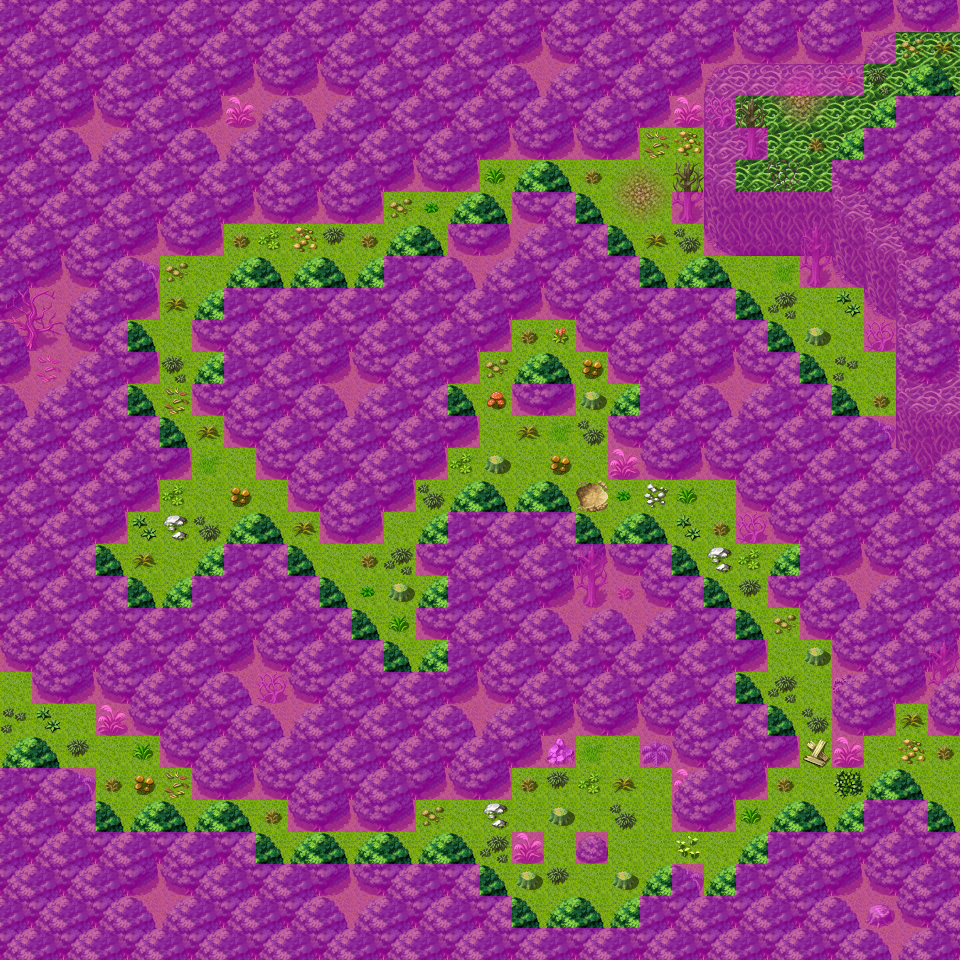

This game map was drawn from its Tiled (.tmx) file and the tilesets committed beside it. A one-line description and the trimmed map source follow:
An orthogonal 30x30 tile map with 32x32 px tiles, 4 tile layers (Ground, Objects, Above, Walkable), 40 tilesets and 23 objects (20x spawn, 3x mapchange).

<map version="1.0" orientation="orthogonal" width="30" height="30" tilewidth="32" tileheight="32">
 <properties>
  <property name="outside" value="1" />
 </properties>
 <tileset firstgid="1" name="map_bed_1" tilewidth="32" tileheight="32">
  <image source="../drawable/map_bed_1.png" width="512" height="256" />
 </tileset>
 <tileset firstgid="129" name="map_border_1" tilewidth="32" tileheight="32">
  <image source="../drawable/map_border_1.png" width="512" height="256" />
 </tileset>
 <tileset firstgid="257" name="map_bridge_1" tilewidth="32" tileheight="32">
  <image source="../drawable/map_bridge_1.png" width="512" height="256" />
 </tileset>
 <tileset firstgid="385" name="map_broken_1" tilewidth="32" tileheight="32">
  <image source="../drawable/map_broken_1.png" width="512" height="256" />
 </tileset>
 <tileset firstgid="513" name="map_cavewall_1" tilewidth="32" tileheight="32">
  <image source="../drawable/map_cavewall_1.png" width="576" height="192" />
 </tileset>
 <tileset firstgid="621" name="map_cavewall_2" tilewidth="32" tileheight="32">
  <image source="../drawable/map_cavewall_2.png" width="576" height="192" />
 </tileset>
 <tileset firstgid="729" name="map_cavewall_3" tilewidth="32" tileheight="32">
  <image source="../drawable/map_cavewall_3.png" width="576" height="192" />
 </tileset>
 <tileset firstgid="837" name="map_chair_table_1" tilewidth="32" tileheight="32">
  <image source="../drawable/map_chair_table_1.png" width="512" height="256" />
 </tileset>
 <tileset firstgid="965" name="map_crate_1" tilewidth="32" tileheight="32">
  <image source="../drawable/map_crate_1.png" width="512" height="256" />
 </tileset>
 <tileset firstgid="1093" name="map_cupboard_1" tilewidth="32" tileheight="32">
  <image source="../drawable/map_cupboard_1.png" width="512" height="256" />
 </tileset>
 <tileset firstgid="1221" name="map_curtain_1" tilewidth="32" tileheight="32">
  <image source="../drawable/map_curtain_1.png" width="512" height="256" />
 </tileset>
 <tileset firstgid="1349" name="map_entrance_1" tilewidth="32" tileheight="32">
  <image source="../drawable/map_entrance_1.png" width="512" height="256" />
 </tileset>
 <tileset firstgid="1477" name="map_fence_1" tilewidth="32" tileheight="32">
  <image source="../drawable/map_fence_1.png" width="512" height="256" />
 </tileset>
 <tileset firstgid="1605" name="map_fence_2" tilewidth="32" tileheight="32">
  <image source="../drawable/map_fence_2.png" width="512" height="256" />
 </tileset>
 <tileset firstgid="1733" name="map_ground_1" tilewidth="32" tileheight="32">
  <image source="../drawable/map_ground_1.png" width="512" height="256" />
 </tileset>
 <tileset firstgid="1861" name="map_ground_2" tilewidth="32" tileheight="32">
  <image source="../drawable/map_ground_2.png" width="512" height="256" />
 </tileset>
 <tileset firstgid="1989" name="map_ground_3" tilewidth="32" tileheight="32">
  <image source="../drawable/map_ground_3.png" width="512" height="256" />
 </tileset>
 <tileset firstgid="2117" name="map_ground_4" tilewidth="32" tileheight="32">
  <image source="../drawable/map_ground_4.png" width="512" height="256" />
 </tileset>
 <tileset firstgid="2245" name="map_ground_5" tilewidth="32" tileheight="32">
  <image source="../drawable/map_ground_5.png" width="512" height="256" />
 </tileset>
 <tileset firstgid="2373" name="map_ground_6" tilewidth="32" tileheight="32">
  <image source="../drawable/map_ground_6.png" width="512" height="256" />
 </tileset>
 <tileset firstgid="2501" name="map_ground_7" tilewidth="32" tileheight="32">
  <image source="../drawable/map_ground_7.png" width="512" height="256" />
 </tileset>
 <tileset firstgid="2629" name="map_ground_8" tilewidth="32" tileheight="32">
  <image source="../drawable/map_ground_8.png" width="512" height="256" />
 </tileset>
 <tileset firstgid="2757" name="map_indoor_1" tilewidth="32" tileheight="32">
  <image source="../drawable/map_indoor_1.png" width="512" height="256" />
 </tileset>
 <tileset firstgid="2885" name="map_kitchen_1" tilewidth="32" tileheight="32">
  <image source="../drawable/map_kitchen_1.png" width="512" height="256" />
 </tileset>
 <tileset firstgid="3013" name="map_outdoor_1" tilewidth="32" tileheight="32">
  <image source="../drawable/map_outdoor_1.png" width="512" height="256" />
 </tileset>
 <tileset firstgid="3141" name="map_pillar_1" tilewidth="32" tileheight="32">
  <image source="../drawable/map_pillar_1.png" width="512" height="256" />
 </tileset>
 <tileset firstgid="3269" name="map_plant_1" tilewidth="32" tileheight="32">
  <image source="../drawable/map_plant_1.png" width="512" height="256" />
 </tileset>
 <tileset firstgid="3397" name="map_rock_1" tilewidth="32" tileheight="32">
  <image source="../drawable/map_rock_1.png" width="512" height="256" />
 </tileset>
 <tileset firstgid="3525" name="map_roof_1" tilewidth="32" tileheight="32">
  <image source="../drawable/map_roof_1.png" width="512" height="256" />
 </tileset>
 <tileset firstgid="3653" name="map_roof_2" tilewidth="32" tileheight="32">
  <image source="../drawable/map_roof_2.png" width="512" height="256" />
 </tileset>
 <tileset firstgid="3781" name="map_shop_1" tilewidth="32" tileheight="32">
  <image source="../drawable/map_shop_1.png" width="512" height="256" />
 </tileset>
 <tileset firstgid="3909" name="map_sign_ladder_1" tilewidth="32" tileheight="32">
  <image source="../drawable/map_sign_ladder_1.png" width="512" height="256" />
 </tileset>
 <tileset firstgid="4037" name="map_table_1" tilewidth="32" tileheight="32">
  <image source="../drawable/map_table_1.png" width="512" height="256" />
 </tileset>
 <tileset firstgid="4165" name="map_trail_1" tilewidth="32" tileheight="32">
  <image source="../drawable/map_trail_1.png" width="512" height="256" />
 </tileset>
 <tileset firstgid="4293" name="map_tree_1" tilewidth="32" tileheight="32">
  <image source="../drawable/map_tree_1.png" width="512" height="256" />
 </tileset>
 <tileset firstgid="4421" name="map_wall_1" tilewidth="32" tileheight="32">
  <image source="../drawable/map_wall_1.png" width="512" height="256" />
 </tileset>
 <tileset firstgid="4549" name="map_wall_2" tilewidth="32" tileheight="32">
  <image source="../drawable/map_wall_2.png" width="480" height="256" />
 </tileset>
 <tileset firstgid="4669" name="map_wall_3" tilewidth="32" tileheight="32">
  <image source="../drawable/map_wall_3.png" width="480" height="256" />
 </tileset>
 <tileset firstgid="4789" name="map_window_1" tilewidth="32" tileheight="32">
  <image source="../drawable/map_window_1.png" width="512" height="256" />
 </tileset>
 <tileset firstgid="4917" name="map_window_2" tilewidth="32" tileheight="32">
  <image source="../drawable/map_window_2.png" width="512" height="256" />
 </tileset>
 <layer name="Ground" width="30" height="30">
  <data>[900 cells, 900 non-empty, 9 distinct tile ids]</data>
 </layer>
 <layer name="Objects" width="30" height="30">
  <data>[900 cells, 755 non-empty, 50 distinct tile ids]</data>
 </layer>
 <layer name="Above" width="30" height="30">
  <data>[900 cells, 101 non-empty, 4 distinct tile ids]</data>
 </layer>
 <layer name="Walkable" width="30" height="30">
  <data>[900 cells, 669 non-empty, 1 distinct tile ids]</data>
 </layer>
 <objectgroup name="Mapevents" width="30" height="30">
  <object name="west" type="mapchange" x="0" y="672" width="32" height="96">
   <properties>
    <property name="map" value="lodar0" />
    <property name="place" value="east2" />
   </properties>
  </object>
  <object name="east1" type="mapchange" x="928" y="736" width="32" height="96">
   <properties>
    <property name="map" value="lodar4" />
    <property name="place" value="west" />
   </properties>
  </object>
  </objectgroup>
 <objectgroup name="Spawn" width="30" height="30">
  <!-- 20 objects omitted --></objectgroup>
 <objectgroup name="Keys" width="30" height="30" visible="0" />
</map>
<!-- 21 of 23 objects omitted -->
